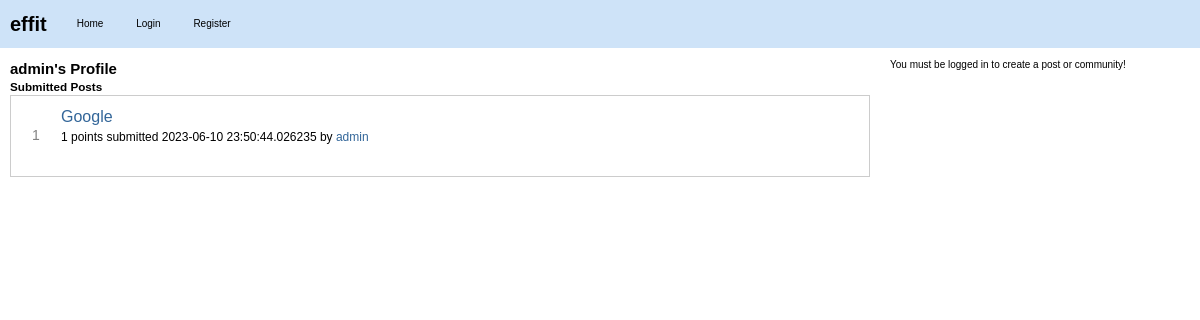
The app's page /user/admin/posts, older data.
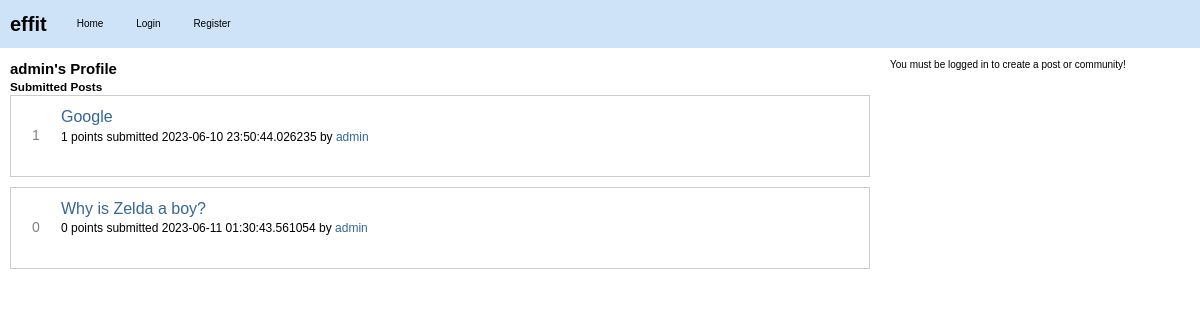
The same page, newer data.
### effit.py (models this page shows)
class Post(db.Model):
    id = db.Column(db.Integer, primary_key=True)
    title = db.Column(db.String(120), nullable=False)
    content = db.Column(db.Text, nullable=False)
    user_id = db.Column(db.Integer, db.ForeignKey("user.id"), nullable=False)
    created_at = db.Column(db.DateTime, default=datetime.utcnow)
    community_id = db.Column(db.Integer, db.ForeignKey("community.id"), nullable=False)
    upvotes = db.Column(db.Integer, default=0)
    downvotes = db.Column(db.Integer, default=0)
    comments = db.relationship("Comment", backref="post", lazy=True)
    slug = db.Column(db.String(120), nullable=False)
    link = db.Column(db.String(500))
    is_link_post = db.Column(db.Boolean, default=False)
    @property
    def score(self):
        return self.upvotes - self.downvotes

class User(db.Model):
    id = db.Column(db.Integer, primary_key=True)
    username = db.Column(db.String(80), unique=True, nullable=False)
    password = db.Column(db.String(120), nullable=False)
    posts = db.relationship("Post", backref="author", lazy=True)
    communities = db.relationship(
        "Community",
        secondary=community_members,
        backref=db.backref("members", lazy="dynamic"),
    )

### effit.py (the view)
@app.route("/user/<string:username>/posts")
def user_posts(username):
    user = User.query.filter_by(username=username).first_or_404()
    posts = Post.query.filter_by(user_id=user.id).all()
    upvotes = Vote.query.filter_by(user_id=user.id, vote_value=1).all()
    downvotes = Vote.query.filter_by(user_id=user.id, vote_value=-1).all()
    return render_template(
        "user_profile.html",
        posts=posts,
        user=user,
        upvotes=upvotes,
        downvotes=downvotes,
    )

### templates/user_profile.html (shortened to what this page needs)
{% extends "layout.html" %}
{% block content %}
<div class="user-profile">
    <h2>{{ user.username }}'s Profile</h2>
    <div class="user-posts">
        <h3>Submitted Posts</h3>
        {% for post in posts %}
        <div class="post-item" id="post-{{ post.id }}">
            <div class="post">
                <div class="vote">
                    <span class="score">{{ post.score }}</span>
                </div>
                <div class="post-info">
                    <h3><a class="title may-blank loggedin" href="{{ url_for('post', post_id=post.id) }}">{{ post.title }}</a></h3>
                    <p class="tagline">
                        <span>{{ post.score }} points</span>
                        submitted <time datetime="{{ post.created_at.isoformat() }}">{{ post.created_at }}</time>
                        by <a href="{{ url_for('user_posts', username=user.username) }}" class="author may-blank id-t2_d2kpf">{{ user.username }}</a>
                    </p>
                </div>
            </div>
        </div>
        {% endfor %}
    </div>
</div>
{% endblock %}

Row changes from the older to the newer data that the page shows:
added Post: score "0", title "Why is Zelda a boy?", created_at "2023-06-11 01:30:43.561054", {{ user.username }} "admin"
